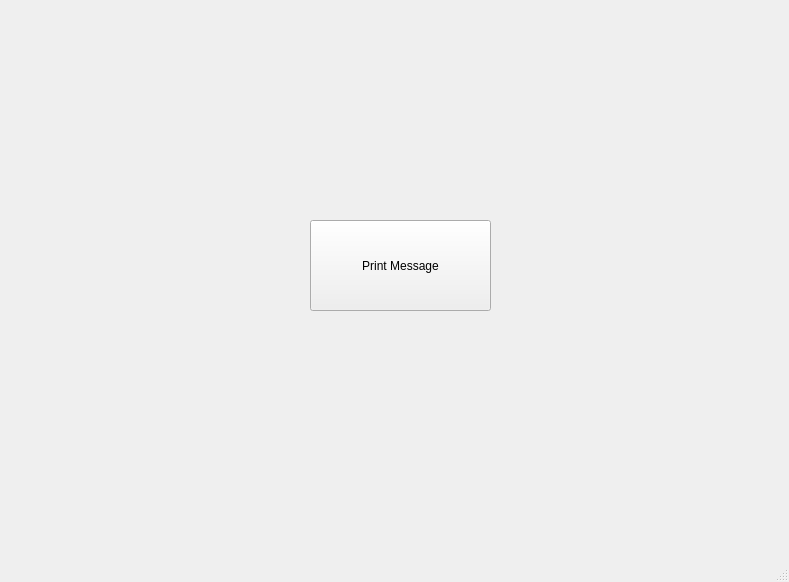
<?xml version="1.0" encoding="UTF-8"?>
<ui version="4.0">
 <class>MainWindow</class>
 <widget class="QMainWindow" name="MainWindow">
  <property name="geometry">
   <rect>
    <x>0</x>
    <y>0</y>
    <width>789</width>
    <height>582</height>
   </rect>
  </property>
  <property name="windowTitle">
   <string>MainWindow</string>
  </property>
  <widget class="QWidget" name="centralwidget">
   <widget class="QPushButton" name="pushButton">
    <property name="geometry">
     <rect>
      <x>310</x>
      <y>220</y>
      <width>181</width>
      <height>91</height>
     </rect>
    </property>
    <property name="text">
     <string>Print Message</string>
    </property>
   </widget>
  </widget>
  <widget class="QMenuBar" name="menubar">
   <property name="geometry">
    <rect>
     <x>0</x>
     <y>0</y>
     <width>789</width>
     <height>21</height>
    </rect>
   </property>
  </widget>
  <widget class="QStatusBar" name="statusbar"/>
 </widget>
 <resources/>
 <connections/>
</ui>
